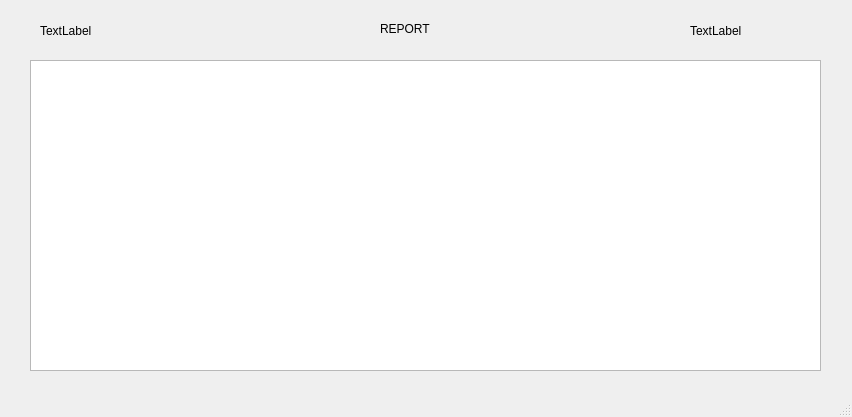
<?xml version="1.0" encoding="UTF-8"?>
<ui version="4.0">
 <class>ReportDisplay</class>
 <widget class="QMainWindow" name="ReportDisplay">
  <property name="geometry">
   <rect>
    <x>0</x>
    <y>0</y>
    <width>852</width>
    <height>417</height>
   </rect>
  </property>
  <property name="windowTitle">
   <string>MainWindow</string>
  </property>
  <widget class="QWidget" name="centralwidget">
   <widget class="QLabel" name="from">
    <property name="geometry">
     <rect>
      <x>40</x>
      <y>20</y>
      <width>161</width>
      <height>21</height>
     </rect>
    </property>
    <property name="text">
     <string>TextLabel</string>
    </property>
   </widget>
   <widget class="QLabel" name="what">
    <property name="geometry">
     <rect>
      <x>380</x>
      <y>20</y>
      <width>62</width>
      <height>17</height>
     </rect>
    </property>
    <property name="text">
     <string>REPORT</string>
    </property>
   </widget>
   <widget class="QLabel" name="to">
    <property name="geometry">
     <rect>
      <x>690</x>
      <y>20</y>
      <width>131</width>
      <height>21</height>
     </rect>
    </property>
    <property name="text">
     <string>TextLabel</string>
    </property>
   </widget>
   <widget class="QGraphicsView" name="graphicsView">
    <property name="geometry">
     <rect>
      <x>30</x>
      <y>60</y>
      <width>791</width>
      <height>311</height>
     </rect>
    </property>
   </widget>
  </widget>
  <widget class="QMenuBar" name="menubar">
   <property name="geometry">
    <rect>
     <x>0</x>
     <y>0</y>
     <width>852</width>
     <height>23</height>
    </rect>
   </property>
  </widget>
  <widget class="QStatusBar" name="statusbar"/>
 </widget>
 <resources/>
 <connections/>
</ui>
